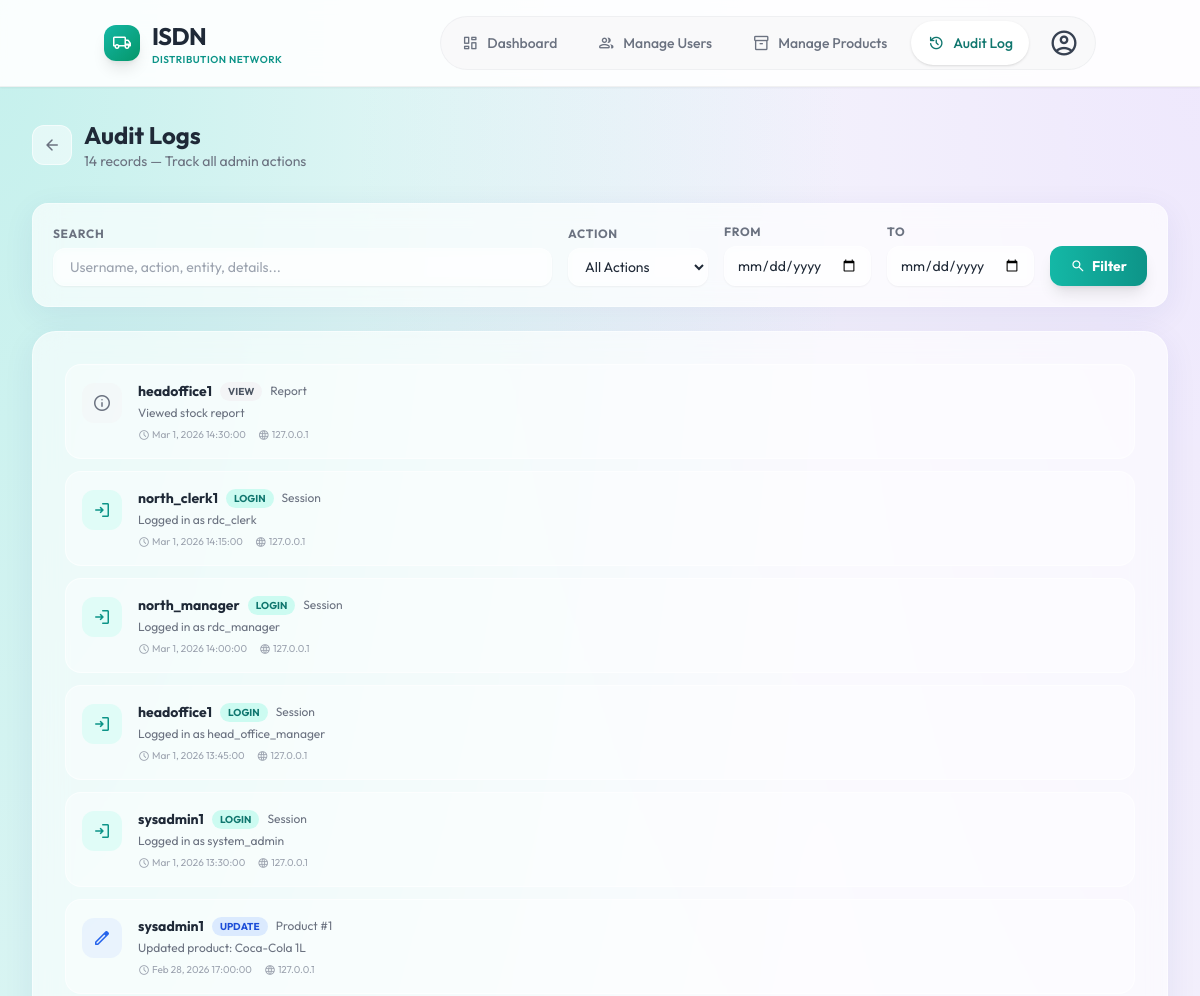
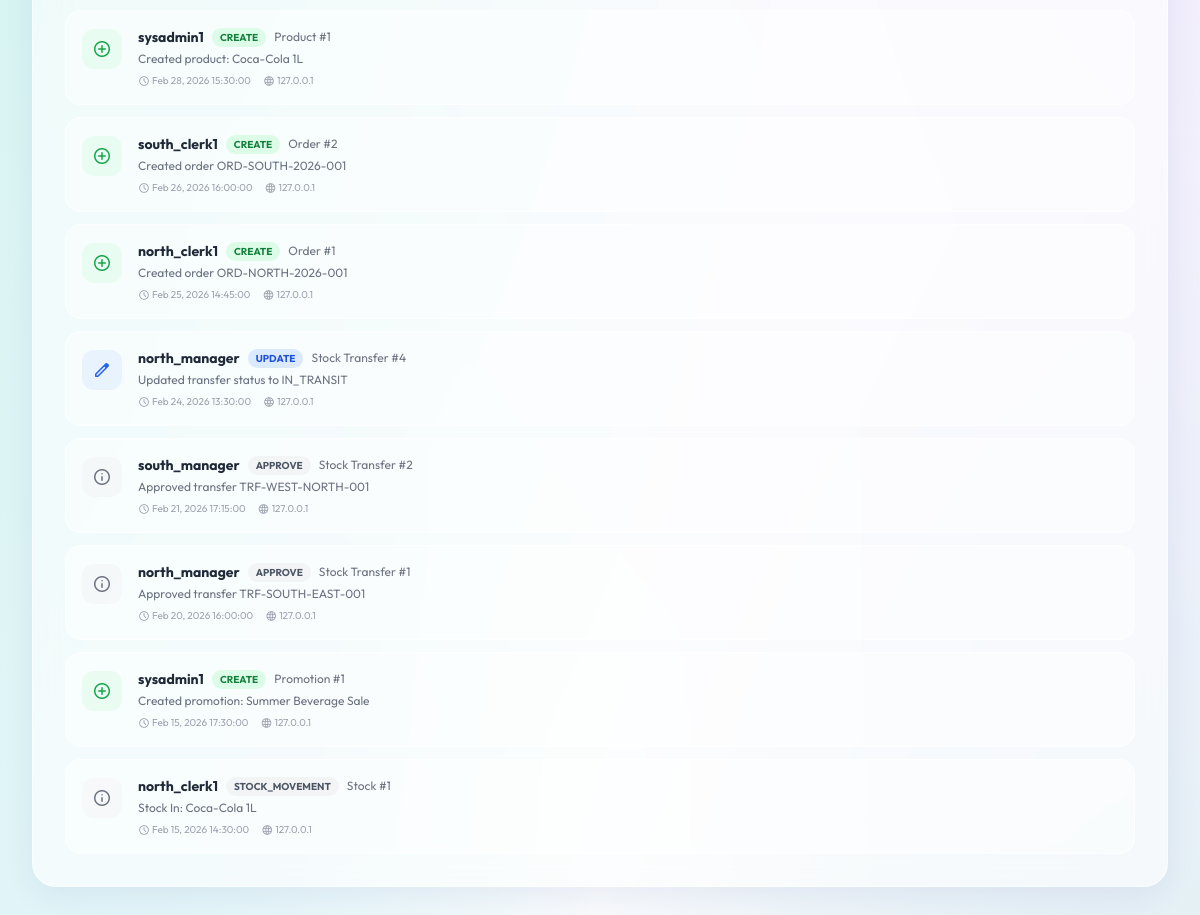
The app's page /index.php?page=system-admin-audit (signed in) with its own data (2 pictures, top to bottom).
### tables this page shows
CREATE TABLE `audit_logs` (
  `id` int(11) NOT NULL,
  `user_id` int(11) NOT NULL,
  `action` varchar(50) NOT NULL,
  `entity_type` varchar(50) NOT NULL,
  `entity_id` int(11) DEFAULT NULL,
  `details` text DEFAULT NULL,
  `ip_address` varchar(45) DEFAULT NULL,
  `created_at` timestamp NULL DEFAULT current_timestamp()
);

### models/SystemAdmin.php (called while the page is built, shortened)
<?php
class SystemAdmin
{
    private PDO $pdo;
    public function __construct(PDO $pdo)
    {
        $this->pdo = $pdo;
    }
    public function getAuditLogs(int $page = 1, int $perPage = 20, string $search = '', string $actionFilter = '', ?string $dateFrom = null, ?string $dateTo = null): array
    {
        $offset = ($page - 1) * $perPage;
        $conditions = [];
        $params = [];
        $where = $conditions ? 'WHERE ' . implode(' AND ', $conditions) : '';
        $sql = "SELECT a.*, COALESCE(u.username, CONCAT('User #', a.user_id)) AS username
                FROM audit_logs a
                LEFT JOIN users u ON a.user_id = u.id
                {$where}
                ORDER BY a.created_at DESC
                LIMIT {$perPage} OFFSET {$offset}";
        $stmt = $this->pdo->prepare($sql);
        $stmt->execute($params);
        return $stmt->fetchAll(PDO::FETCH_ASSOC);
    }
    public function countAuditLogs(string $search = '', string $actionFilter = '', ?string $dateFrom = null, ?string $dateTo = null): int
    {
        $conditions = [];
        $params = [];
        $where = $conditions ? 'WHERE ' . implode(' AND ', $conditions) : '';
        $stmt = $this->pdo->prepare("SELECT COUNT(*) FROM audit_logs a LEFT JOIN users u ON a.user_id = u.id {$where}");
        $stmt->execute($params);
        return (int) $stmt->fetchColumn();
    }
}

### views/system-admin/audit_logs.php (the view, shortened to what this page needs)
<?php
require_once __DIR__ . '/../../includes/header.php';
require_once __DIR__ . '/../../models/SystemAdmin.php';
$admin        = new SystemAdmin($pdo);
$search       = trim($_GET['search'] ?? '');
$actionFilter = trim($_GET['action_type'] ?? '');
$dateFrom     = trim($_GET['date_from'] ?? '');
$dateTo       = trim($_GET['date_to'] ?? '');
$page         = max(1, (int) ($_GET['pg'] ?? 1));
$perPage      = 25;
$logs      = $admin->getAuditLogs($page, $perPage, $search, $actionFilter, $dateFrom ?: null, $dateTo ?: null);
$totalLogs = $admin->countAuditLogs($search, $actionFilter, $dateFrom ?: null, $dateTo ?: null);
$actionIcons = [
    'CREATE' => ['icon' => 'add_circle',  'bg' => 'bg-green-100/50 text-green-600',  'badge' => 'bg-green-100 text-green-700'],
    'UPDATE' => ['icon' => 'edit',         'bg' => 'bg-blue-100/50 text-blue-600',    'badge' => 'bg-blue-100 text-blue-700'],
    'DELETE' => ['icon' => 'delete',       'bg' => 'bg-red-100/50 text-red-600',      'badge' => 'bg-red-100 text-red-700'],
    'TOGGLE' => ['icon' => 'toggle_on',    'bg' => 'bg-yellow-100/50 text-yellow-600','badge' => 'bg-yellow-100 text-yellow-700'],
    'LOGIN'  => ['icon' => 'login',        'bg' => 'bg-teal-100/50 text-teal-600',    'badge' => 'bg-teal-100 text-teal-700'],
    'LOGOUT' => ['icon' => 'logout',       'bg' => 'bg-gray-100/50 text-gray-600',    'badge' => 'bg-gray-100 text-gray-700'],
];
$entityLabels = [
    'user' => 'User', 'product' => 'Product', 'promotion' => 'Promotion', 'profile' => 'Profile',
    'session' => 'Session', 'transfer' => 'Stock Transfer',
];
?>
<div class="min-h-screen py-8 px-4 sm:px-6 lg:px-8">
    <div class="max-w-7xl mx-auto">
        <div class="flex items-center gap-3 mb-8">
            <a href="<?php echo BASE_PATH; ?>/index.php?page=system-admin-dashboard" class="w-10 h-10 rounded-xl bg-white/50 border border-white/60 flex items-center justify-center text-gray-500 hover:text-gray-700 hover:bg-white/70 transition"><span class="material-symbols-rounded">arrow_back</span></a>
            <div>
                <h1 class="text-2xl font-bold text-gray-800 font-['Outfit']">Audit Logs</h1>
                <p class="text-sm text-gray-500"><?php echo number_format($totalLogs); ?> records &mdash; Track all admin actions</p>
            </div>
        </div>
        <form method="GET" class="glass-card rounded-2xl p-5 mb-6 flex flex-wrap gap-4 items-end">
            <div class="flex-1 min-w-[200px]">
                <label class="block text-xs font-bold text-gray-500 uppercase tracking-wider mb-1.5">Search</label>
                <input type="text" name="search" value="<?php echo htmlspecialchars($search); ?>" placeholder="Username, action, entity, details..."
                       class="w-full border border-white/40 bg-white/30 backdrop-blur-sm rounded-xl px-4 py-2 text-sm focus:ring-2 focus:ring-teal-500 transition shadow-sm">
            </div>
            <div>
                <label class="block text-xs font-bold text-gray-500 uppercase tracking-wider mb-1.5">Action</label>
                <select name="action_type" class="border border-white/40 bg-white/30 backdrop-blur-sm rounded-xl px-3 py-2 text-sm min-w-[140px] focus:ring-2 focus:ring-teal-500 transition shadow-sm">
                    <option value="">All Actions</option>
                </select>
            </div>
            <div>
                <label class="block text-xs font-bold text-gray-500 uppercase tracking-wider mb-1.5">From</label>
                <input type="date" name="date_from" value="<?php echo htmlspecialchars($dateFrom); ?>"
                       class="border border-white/40 bg-white/30 backdrop-blur-sm rounded-xl px-3 py-2 text-sm focus:ring-2 focus:ring-teal-500 transition shadow-sm">
            </div>
            <div>
                <label class="block text-xs font-bold text-gray-500 uppercase tracking-wider mb-1.5">To</label>
                <input type="date" name="date_to" value="<?php echo htmlspecialchars($dateTo); ?>"
                       class="border border-white/40 bg-white/30 backdrop-blur-sm rounded-xl px-3 py-2 text-sm focus:ring-2 focus:ring-teal-500 transition shadow-sm">
            </div>
            <button type="submit" class="px-5 py-2 rounded-xl bg-gradient-to-r from-teal-500 to-teal-600 text-white font-bold text-sm shadow-lg hover:scale-[1.02] transition flex items-center gap-1.5">
                <span class="material-symbols-rounded text-base">search</span> Filter
            </button>
        </form>
        <div class="glass-panel rounded-3xl p-6 sm:p-8 mb-6">
            <?php if (empty($logs)): ?>
                <div class="text-center py-16">
                    <div class="w-16 h-16 mx-auto rounded-full bg-gray-100/50 flex items-center justify-center text-gray-300 mb-4"><span class="material-symbols-rounded text-3xl">history</span></div>
                    <p class="text-gray-500 font-medium">No audit logs found</p>
                    <p class="text-xs text-gray-400 mt-2 max-w-md mx-auto">Try adjusting your filters or date range. Logs are recorded for: user/product/promotion changes, profile updates, login/logout, and stock transfer approvals.</p>
                </div>
            <?php else: ?>
                <div class="space-y-3">
                    <?php foreach ($logs as $log):
                        $ai = $actionIcons[$log['action']] ?? ['icon' => 'info', 'bg' => 'bg-gray-100/50 text-gray-500', 'badge' => 'bg-gray-100 text-gray-600'];
                    ?>
                    <div class="flex items-start gap-4 bg-white/40 border border-white/60 rounded-2xl p-4 hover:bg-white/60 transition">
                        <div class="w-10 h-10 rounded-xl <?php echo $ai['bg']; ?> flex items-center justify-center flex-shrink-0 mt-0.5"><span class="material-symbols-rounded"><?php echo $ai['icon']; ?></span></div>
                        <div class="flex-1 min-w-0">
                            <div class="flex items-center gap-2 flex-wrap">
                                <span class="font-bold text-gray-800 text-sm"><?php echo htmlspecialchars($log['username']); ?></span>
                                <span class="px-2 py-0.5 rounded-full text-[10px] font-bold <?php echo $ai['badge']; ?>"><?php echo $log['action']; ?></span>
                                <span class="text-gray-500 text-xs"><?php echo htmlspecialchars($entityLabels[$log['entity_type']] ?? ucfirst($log['entity_type'])); ?><?php if (!empty($log['entity_id'])): ?> #<?php echo (int) $log['entity_id']; ?><?php endif; ?></span>
                            </div>
                            <?php if ($log['details']): ?>
                                <p class="text-xs text-gray-500 mt-1"><?php echo htmlspecialchars($log['details']); ?></p>
                            <?php endif; ?>
                            <div class="flex items-center gap-3 mt-1.5 text-[10px] text-gray-400">
                                <span class="flex items-center gap-0.5"><span class="material-symbols-rounded" style="font-size:12px">schedule</span> <?php echo date('M j, Y H:i:s', strtotime($log['created_at'])); ?></span>
                                <?php if ($log['ip_address']): ?>
                                    <span class="flex items-center gap-0.5"><span class="material-symbols-rounded" style="font-size:12px">language</span> <?php echo htmlspecialchars($log['ip_address']); ?></span>
                                <?php endif; ?>
                            </div>
                        </div>
                    </div>
                    <?php endforeach; ?>
                </div>
            <?php endif; ?>
        </div>
    </div>
</div>
<?php require_once __DIR__ . '/../../includes/footer.php'; ?>

### assets/css/style.css (style rules this page uses)
body { font-family: 'Outfit', sans-serif; background: linear-gradient(135deg, #f0fdfa 0%, #ffffff 50%, #ecfdf5 100%); color: #1f2937; }
.glass-panel { background: rgba(255, 255, 255, 0.7); backdrop-filter: blur(12px); -webkit-backdrop-filter: blur(12px); border: 1px solid rgba(255, 255, 255, 0.5); box-shadow: 0 8px 32px 0 rgba(31, 38, 135, 0.07); }
.glass-card { background: rgba(255, 255, 255, 0.5); backdrop-filter: blur(8px); -webkit-backdrop-filter: blur(8px); border: 1px solid rgba(255, 255, 255, 0.4); box-shadow: 0 4px 6px rgba(0, 0, 0, 0.02); transition: all 0.3s ease; }

### assets/css/custom.css (style rules this page uses)
body { font-family: 'Outfit', 'Inter', sans-serif; background-color: #f0fdfa; background-image: radial-gradient(at 0% 0%, rgba(45, 212, 191, 0.25) 0px, transparent 50%), radial-gradient(at 100% 0%, rgba(200, 160, 255, 0.2) 0px, transparent 50%), radial-gradient(at 100% 100%, rgba(20, 184, 166, 0.25) 0px, transparent 50%), radial-gradient(at 0% 100%, rgba(100, 200, 255, 0.2) 0px, transparent 50%); background-attachment: fixed; }
.glass-panel { background: rgba(255, 255, 255, 0.6); backdrop-filter: blur(16px); -webkit-backdrop-filter: blur(16px); border: 1px solid rgba(255, 255, 255, 0.5); }
.glass-card { background: rgba(255, 255, 255, 0.65); backdrop-filter: blur(12px); border: 1px solid rgba(255, 255, 255, 0.4); box-shadow: 0 8px 32px rgba(31, 38, 135, 0.07); }

### includes/header.php (style rules this page uses)
.material-symbols-rounded { vertical-align: middle; font-size: 1.25rem; }

### records on screen
audit_logs: username "headoffice1", action "VIEW", entity_type "Report", details "Viewed stock report", created_at "Mar 1, 2026 14:30:00", ip_address "127.0.0.1"
audit_logs: username "north_clerk1", action "LOGIN", entity_type "Session", details "Logged in as rdc_clerk", created_at "Mar 1, 2026 14:15:00", ip_address "127.0.0.1"
audit_logs: username "north_manager", action "LOGIN", entity_type "Session", details "Logged in as rdc_manager", created_at "Mar 1, 2026 14:00:00", ip_address "127.0.0.1"
audit_logs: username "headoffice1", action "LOGIN", entity_type "Session", details "Logged in as head_office_manager", created_at "Mar 1, 2026 13:45:00", ip_address "127.0.0.1"
audit_logs: username "sysadmin1", action "LOGIN", entity_type "Session", details "Logged in as system_admin", created_at "Mar 1, 2026 13:30:00", ip_address "127.0.0.1"
audit_logs: username "sysadmin1", action "UPDATE", entity_type "Product", entity "1", details "Updated product: Coca-Cola 1L", created_at "Feb 28, 2026 17:00:00", ip_address "127.0.0.1"
audit_logs: username "sysadmin1", action "CREATE", entity_type "Product", entity "1", details "Created product: Coca-Cola 1L", created_at "Feb 28, 2026 15:30:00", ip_address "127.0.0.1"
audit_logs: username "south_clerk1", action "CREATE", entity_type "Order", entity "2", details "Created order ORD-SOUTH-2026-001", created_at "Feb 26, 2026 16:00:00", ip_address "127.0.0.1"
audit_logs: username "north_clerk1", action "CREATE", entity_type "Order", entity "1", details "Created order ORD-NORTH-2026-001", created_at "Feb 25, 2026 14:45:00", ip_address "127.0.0.1"
audit_logs: username "north_manager", action "UPDATE", entity_type "Stock Transfer", entity "4", details "Updated transfer status to IN_TRANSIT", created_at "Feb 24, 2026 13:30:00", ip_address "127.0.0.1"
audit_logs: username "south_manager", action "APPROVE", entity_type "Stock Transfer", entity "2", details "Approved transfer TRF-WEST-NORTH-001", created_at "Feb 21, 2026 17:15:00", ip_address "127.0.0.1"
audit_logs: username "north_manager", action "APPROVE", entity_type "Stock Transfer", entity "1", details "Approved transfer TRF-SOUTH-EAST-001", created_at "Feb 20, 2026 16:00:00", ip_address "127.0.0.1"
audit_logs: username "sysadmin1", action "CREATE", entity_type "Promotion", entity "1", details "Created promotion: Summer Beverage Sale", created_at "Feb 15, 2026 17:30:00", ip_address "127.0.0.1"
audit_logs: username "north_clerk1", action "STOCK_MOVEMENT", entity_type "Stock", entity "1", details "Stock In: Coca-Cola 1L", created_at "Feb 15, 2026 14:30:00", ip_address "127.0.0.1"

### other values on screen
$item['label'] "Dashboard"
$item['label'] "Manage Users"
$item['label'] "Manage Products"
$item['label'] "Audit Log"
$totalLogs "14"
